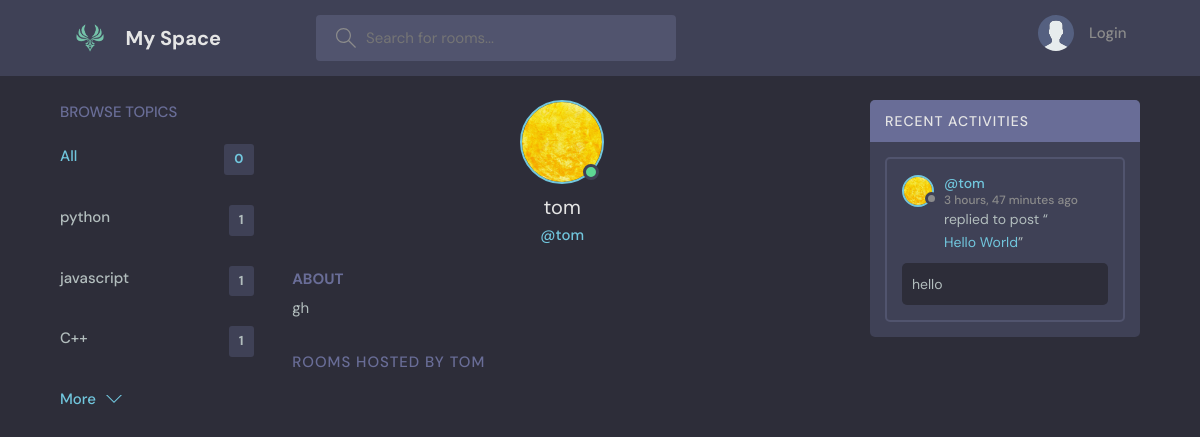
The app's page /profile/2/ with its own data.
### basic/models.py (models this page shows, shortened)
class User(AbstractUser):
    name = models.CharField(max_length=200, null=True)
    email = models.EmailField(unique=True, null=True)
    bio = models.TextField(null=True)
    avatar = models.ImageField(null=True, default="avatar.svg")
    USERNAME_FIELD = 'email'
    REQUIRED_FIELDS = []

class Topic(models.Model):
    name = models.CharField(max_length=200)

class Message(models.Model):
    user = models.ForeignKey(User, on_delete=models.CASCADE)
    room = models.ForeignKey(Room, on_delete=models.CASCADE)
    body = models.TextField()
    updated = models.DateTimeField(auto_now=True)
    created = models.DateTimeField(auto_now_add=True)
    class Meta:
        ordering = ['-updated', '-created']

class Room(models.Model):
    host = models.ForeignKey(User, on_delete=models.SET_NULL, null=True)
    topic = models.ForeignKey(Topic, on_delete=models.SET_NULL, null=True)
    name = models.CharField(max_length=200)
    description = models.TextField(null=True, blank=True)
    participants = models.ManyToManyField(
        User, related_name='participant', blank=True)
    updated = models.DateTimeField(auto_now=True)
    created = models.DateTimeField(auto_now_add=True)
    class Meta:
        ordering = ['-updated', '-created']

### basic/views.py (the view)
# urls.py: path('profile/<str:pk>/', views.userProfile, name='user-profile'),
def userProfile(request, pk):
    user = User.objects.get(id=pk)
    rooms = user.room_set.all()
    room_messages = user.message_set.all()
    topics = Topic.objects.all()
    context = {'user': user, 'rooms': rooms,
               'room_messages': room_messages, 'topics': topics}
    return render(request, 'basic/profile.html', context)

### basic/templates/basic/profile.html (shortened to what this page needs)
{% extends 'Main.html' %} {% block content %}
<main class="profile-page layout layout--3">
  <div class="container">
    {% include 'basic/topics_component.html' %}
    <div class="roomList">
        <div class="profile">
          <div class="profile__avatar">
            <div class="avatar avatar--large active">
              <img src="{{user.avatar.url}}" />
            </div>
          </div>
          <div class="profile__info">
            <h3>{{user.username}}</h3>
            <p>@{{user.username}}</p>
          </div>
          <div class="profile__about">
            <h3>About</h3>
            <p>
              {{user.bio}}
            </p>
          </div>
        </div>
        <div class="roomList__header">
          <div>
            <h2>Rooms Hosted by {{user.username}}</a>
            </h2>
          </div>
        </div>
      </div>
    {% include 'basic/activity_component.html' %}
  </div>
</main>
{% endblock %}

### templates/Main.html (shortened to what this page needs)
{% load static %}
<!DOCTYPE html>
<html lang="en">
  <head>
    <link rel="stylesheet" href="{% static 'styles/style.css' %}" />
  </head>
  <body>
    {% include 'NAVBAR.html' %}
    {% block content %} {% endblock %}
  </body>
</html>

### templates/NAVBAR.html (shortened to what this page needs)
{% load static %}
<header class="header header--loggedIn">
  <div class="container">
    <a href="{% url 'home' %}" class="header__logo">
      <img src="{% static 'images/Element_Anemo.png' %}" />
      <h1>My Space</h1>
    </a>
    <form class="header__search" method="get" action="{% url 'home' %}">
      <label>
        <input name="q" placeholder="Search for rooms..." />
      </label>
    </form>
    <nav class="header__menu">
      {% if request.user.is_authenticated %}
      <div class="header__user">
        <a href="{% url 'user-profile' request.user.id %}">
          <div class="avatar avatar--medium active">
            <img src="{{request.user.avatar.url}}" />
          </div>
          <p>{{request.user}} <span>@{{request.user.username}}</span></p>
        </a>
        <button class="dropdown-button">
          <svg
            version="1.1"
            xmlns="http://www.w3.org/2000/svg"
            width="32"
            height="32"
            viewBox="0 0 32 32"
          >
            <title>chevron-down</title>
            <path d="M16 21l-13-13h-3l16 16 16-16h-3l-13 13z"></path>
          </svg>
        </button>
      </div>
      {% else %}
      <a href="{% url 'login' %}">
        <img src="{% static 'images/avatar.svg' %}" />
        <p>Login</p>
      </a>
      {% endif %}
    </nav>
  </div>
</header>

### basic/templates/basic/topics_component.html
<div class="topics">
  <div class="topics__header">
    <h2>Browse Topics</h2>
  </div>
  <ul class="topics__list">
    <li>
      <a href="{% url 'home' %}" class="active"
        >All <span>{{rooms.count}}</span></a
      >
    </li>
    {% for topic in topics %}
    <li>
      <a href="{% url 'home' %}?q={{topic.name}}"
        >{{topic.name}} <span>{{topic.room_set.all.count}}</span></a
      >
    </li>
    {% endfor %}
  </ul>
  <a class="btn btn--link" href="{% url 'topics' %}">
    More
    <svg
      version="1.1"
      xmlns="http://www.w3.org/2000/svg"
      width="32"
      height="32"
      viewBox="0 0 32 32"
    >
      <title>chevron-down</title>
      <path d="M16 21l-13-13h-3l16 16 16-16h-3l-13 13z"></path>
    </svg>
  </a>
</div>

### basic/templates/basic/activity_component.html (shortened to what this page needs)
<div class="activities">
  <div class="activities__header">
    <h2>Recent Activities</h2>
  </div>
  {% for message in room_messages %}
  <div class="activities__box">
    <div class="activities__boxHeader roomListRoom__header">
      <a
        href="{% url 'user-profile' message.user.id %}"
        class="roomListRoom__author"
      >
        <div class="avatar avatar--small">
          <img src="{{message.user.avatar.url}}" />
        </div>
        <p>
          @{{message.user.username}}
          <span>{{message.created|timesince}} ago</span>
        </p>
      </a>
    </div>
    <div class="activities__boxContent">
      <p>
        replied to post “<a href="{% url 'room' message.room.id %}"
          >{{message.room.name}}</a
        >”
      </p>
      <div class="activities__boxRoomContent">{{message.body}}</div>
    </div>
  </div>
  {% endfor %}
</div>

### records on screen
User: count "0", avatar (picture), username "tom", bio "gh", username "TOM"
Topic: name "python", room_set.all.count "1"
Topic: name "javascript", room_set.all.count "1"
Topic: name "C++", room_set.all.count "1"
Message: user.avatar (picture), user.username "tom", created "3 hours, 47 minutes", room.name "Hello World", body "hello"
